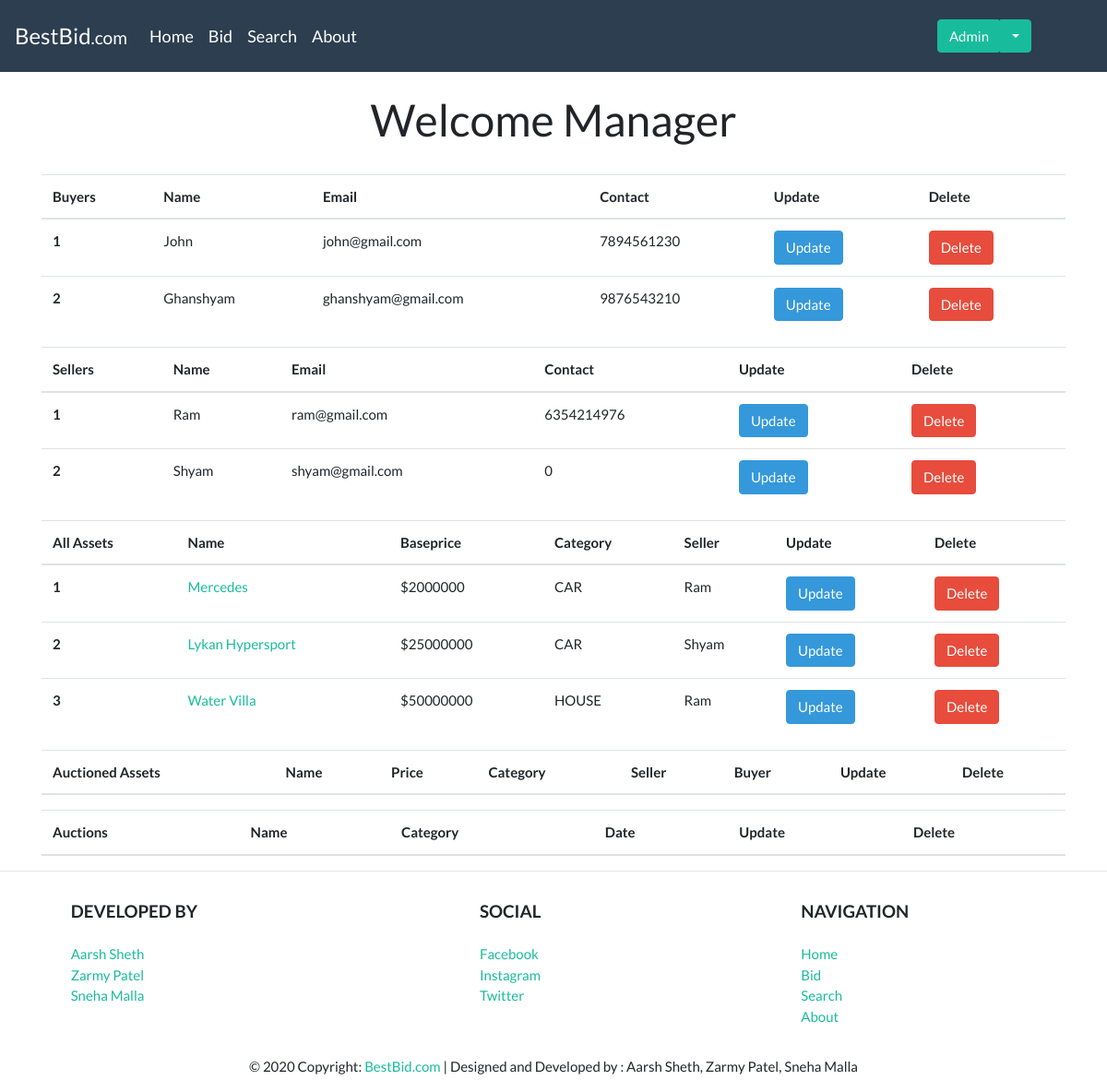
/home/ (signed in), run on an earlier commit of the app's database.
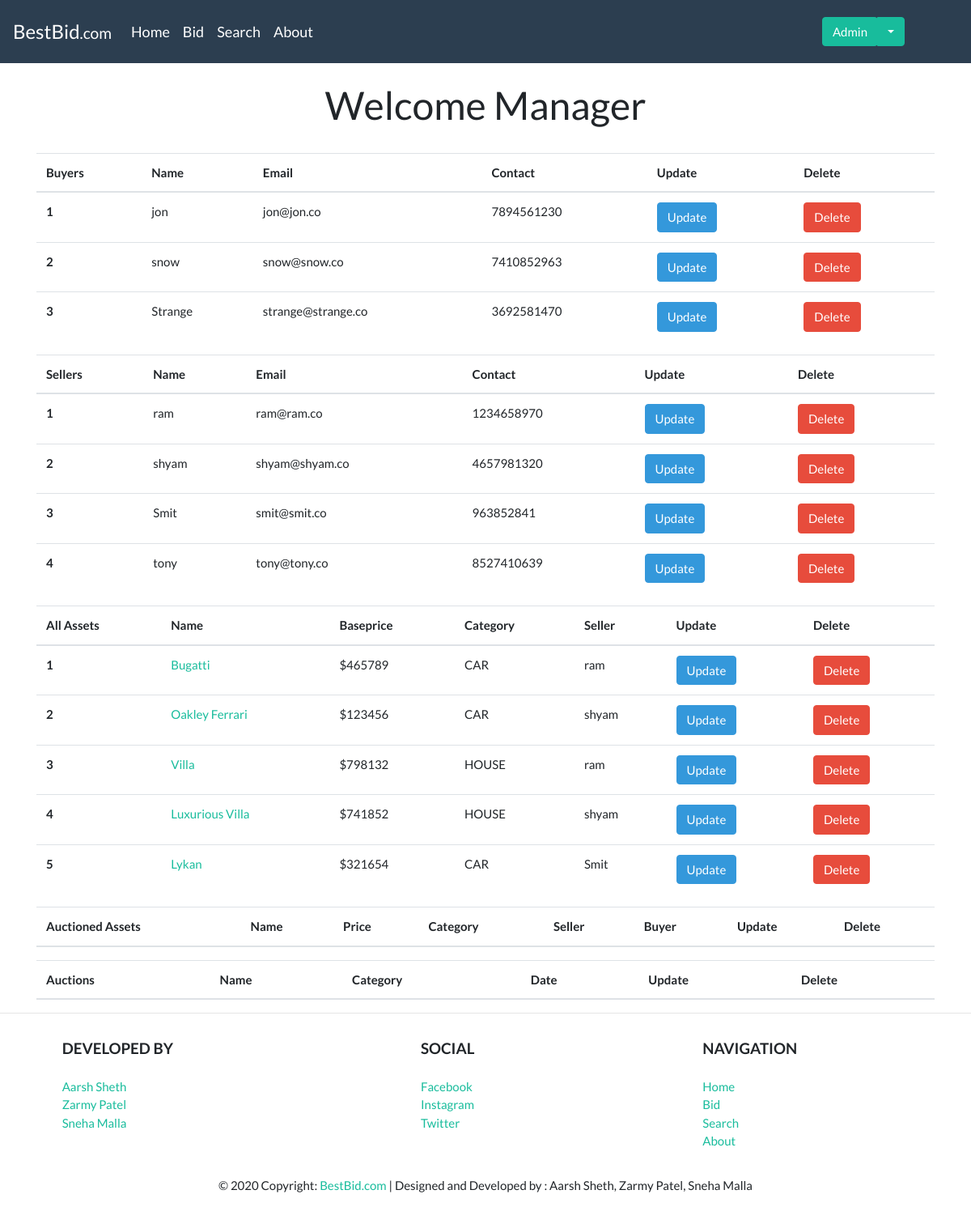
And on a later commit of the database.
### bidding/models.py (models this page shows, shortened)
class Buyer(models.Model):
	name = models.CharField(max_length=50, blank=False)
	email = models.EmailField(unique=True, blank=False)
	password = models.CharField(max_length=50, blank=False)
	contact = models.DecimalField(max_digits=10, decimal_places=0, default=0, blank=False)

class Seller(models.Model):
	name = models.CharField(max_length=50, blank=False)
	email = models.EmailField(unique=True, blank=False)
	password = models.CharField(max_length=50, blank=False)
	contact = models.DecimalField(max_digits=10, decimal_places=0, default=0, blank=False)

class Asset(models.Model):
	CATEGORY = (
				('CAR', 'CAR'),
				('HOUSE', 'HOUSE')
				)
	name = models.CharField(max_length=50, blank=False)
	baseprice = models.DecimalField(max_digits=9, decimal_places=0, blank=False)
	image = models.ImageField(upload_to='uploads/', blank=False)
	category = models.CharField(max_length=5, choices=CATEGORY, blank=False)
	details = models.CharField(max_length=500, blank=False)# , widget=forms.Textarea)
	seller = models.ForeignKey(Seller, null=True, on_delete=models.SET_NULL, blank=False)
	sold = models.BooleanField(default=False)
	def get_abs_url(self):
		return reverse("asset", kwargs={"id" : self.id})

### bidding/views.py (the view)
# urls.py: 2. Add a URL to urlpatterns:  path('', views.home, name='home')
@login_required(login_url='adminLogin')
def home(request):
	assets = Asset.objects.all()
	sellers = Seller.objects.all()
	buyers = Buyer.objects.all()
	auctions = Auction.objects.all()
	auctionedAssets = AuctionedAsset.objects.all()
	context = {
		'assets' : assets,
		'sellers' : sellers,
		'buyers' : buyers,
		'auctions' : auctions,
		'auctionedAssets' : auctionedAssets,
	}
	return render(request, 'bidding/home.html', context)

### bidding/templates/bidding/home.html (shortened to what this page needs)
{% extends 'base.html' %}
{% load static %}
			{% block body %}
				<div class="container">
					<br>
					<h1 style="text-align: center;">Welcome Manager</h1>
					<br>
					<div>
						<table class="table table-hover">
							<thead>
								<tr>
									<th scope="col">Buyers</th>
									<th scope="col">Name</th>
									<th scope="col">Email</th>
									<th scope="col">Contact</th>
									<th scope="col">Update</th>
									<th scope="col">Delete</th>
								</tr>
							</thead>
							<tbody>
								{% for buyer in buyers %}
									<tr>
										<th scope="row">{{ buyer.id }}</th>
										<td>{{ buyer.name }}</td>
										<td>{{ buyer.email }}</td>
										<td>{{ buyer.contact }}</td>
										<td><a class="btn btn-info" href="#">Update</a></td>
										<td><a class="btn btn-danger" href="#">Delete</a></td>
									</tr>
								{% endfor %}
							</tbody>
						</table>
						<table class="table table-hover">
							<thead>
								<tr>
									<th scope="col">Sellers</th>
									<th scope="col">Name</th>
									<th scope="col">Email</th>
									<th scope="col">Contact</th>
									<th scope="col">Update</th>
									<th scope="col">Delete</th>
							</thead>
							<tbody>
								{% for seller in sellers %}
									<tr>
										<th scope="row">{{ seller.id }}</th>
										<td>{{ seller.name }}</td>
										<td>{{ seller.email }}</td>
										<td>{{ seller.contact }}</td>
										<td><a class="btn btn-info" href="#">Update</a></td>
										<td><a class="btn btn-danger" href="#">Delete</a></td>
									</tr>
								{% endfor %}
							</tbody>
						</table>
						<table class="table table-hover">
							<thead>
								<tr>
									<th scope="col">All Assets</th>
									<th scope="col">Name</th>
									<th scope="col">Baseprice</th>
									<th scope="col">Category</th>
									<th scope="col">Seller</th>
									<th scope="col">Update</th>
									<th scope="col">Delete</th>
							</thead>
							<tbody>
								{% for asset in assets %}
									<tr>
										<th scope="row">{{ asset.id }}</th>
										<td><a href="{{ asset.get_abs_url }}">{{ asset.name }}</a></td>
										<td>${{ asset.baseprice }}</td>
										<td>{{ asset.category }}</td>
										<td>{{ asset.seller.name }}</td>
										<td><button class="btn btn-info">Update</button></td>
										<td><button type="submit" class="btn btn-danger" data-toggle="modal" data-target="#delete">Delete</button></td>
									</tr>
								{% endfor %}
							</tbody>
						</table>
						<table class="table table-hover">
							<thead>
								<tr>
									<th scope="col">Auctioned Assets</th>
									<th scope="col">Name</th>
									<th scope="col">Price</th>
									<th scope="col">Category</th>
									<th scope="col">Seller</th>
									<th scope="col">Buyer</th>
									<th scope="col">Update</th>
									<th scope="col">Delete</th>
								</tr>
							</thead>
						</table>
						<table class="table table-hover">
							<thead>
								<tr>
									<th scope="col">Auctions</th>
									<th scope="col">Name</th>
									<th scope="col">Category</th>
									<th scope="col">Date</th>
									<th scope="col">Update</th>
									<th scope="col">Delete</th>
								</tr>
							</thead>
						</table>
					</div>
				</div>
			{% endblock %}

What changed in the data, as far as the page shows it:
changed Buyer id 1: name "John" → "jon"; email "john@gmail.com" → "jon@jon.co"
changed Buyer id 2: name "Ghanshyam" → "snow"; email "ghanshyam@gmail.com" → "snow@snow.co"; contact "9876543210" → "7410852963"
added Buyer: id "3", name "Strange", email "strange@strange.co", contact "3692581470"
changed Seller id 1: name "Ram" → "ram"; email "ram@gmail.com" → "ram@ram.co"; contact "6354214976" → "1234658970"
changed Seller id 2: name "Shyam" → "shyam"; email "shyam@gmail.com" → "shyam@shyam.co"; contact "0" → "4657981320"
added Seller: id "3", name "Smit", email "smit@smit.co", contact "963852841"
added Seller: id "4", name "tony", email "tony@tony.co", contact "8527410639"
changed Asset id 1: name "Mercedes" → "Bugatti"; baseprice "2000000" → "465789"; seller.name "Ram" → "ram"
changed Asset id 2: name "Lykan Hypersport" → "Oakley Ferrari"; baseprice "25000000" → "123456"; seller.name "Shyam" → "shyam"
changed Asset id 3: name "Water Villa" → "Villa"; baseprice "50000000" → "798132"; seller.name "Ram" → "ram"
added Asset: id "4", name "Luxurious Villa", baseprice "741852", category "HOUSE", seller.name "shyam"
added Asset: id "5", name "Lykan", baseprice "321654", category "CAR", seller.name "Smit"
